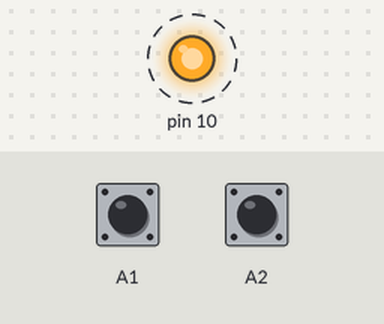
A sketch run on a simulated Arduino Uno, built with avr-gcc and run on an emulated ATmega328P. Parts: output pins drawn as LEDs (lit = HIGH). Dashed ring = blinking. The inputs (shaded band) are chosen by the test bench; at power-on: A1 HIGH, A2 HIGH.

Above: at 0.9 s.
1.3 s: A1 pulled LOW for 0.15 s
At 1.55 s:
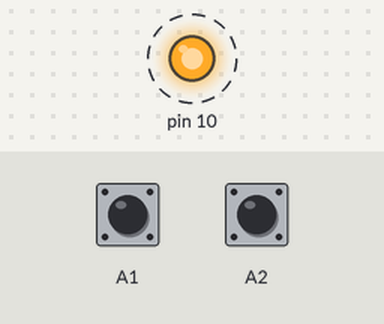
4.3 s: A2 pulled LOW for 0.15 s
At 4.5 s:
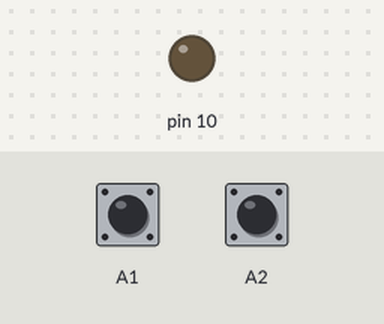
Timing chart, 0 to 13.3 s (numbered marks = the images above; inputs shaded):
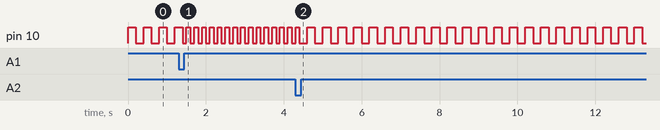

Measured:
- after the input at 1.3 s, pin 10: alternates HIGH for 0.10 s and LOW for 0.10 s, starting after 0.20 s
- by itself, pin 10: alternates HIGH for 0.20 s and LOW for 0.20 s

The sketch:

app2.ino
```cpp
#include "eventdriven.h"
#include "app.h"
#include "pindefs.h"

const int BLINK_TIMER = 0;
const int KEY1_TIMER = 1;
const int KEY2_TIMER = 2;

const int MIN_PERIOD = 25;
const int MAX_PERIOD = 10000;
const int COMBINATION_INTERVAL = 500;

int ledState = 0;
int blinkEnabled = 1;
int blinkPeriod = 200;
int key1RecentlyPressed = 0;
int key2RecentlyPressed = 0;

void toggleBlink() {
  blinkEnabled = !blinkEnabled;

  if (blinkEnabled) {
    timer_set(BLINK_TIMER, blinkPeriod);
  }
}

void appinit() {
  button_listen(KEY1);
  button_listen(KEY2);
  led_set(LED1, ledState);
  timer_set(BLINK_TIMER, blinkPeriod);
}

void button_changed(int pin, int v) {
  if (!v) {
    return;
  }

  if (pin == KEY1) {
    if (blinkPeriod >= 2 * MIN_PERIOD) {
      blinkPeriod /= 2;
    } else {
      blinkPeriod = MIN_PERIOD;
    }

    if (key2RecentlyPressed) {
      key1RecentlyPressed = 0;
      key2RecentlyPressed = 0;
      toggleBlink();
    } else {
      key1RecentlyPressed = 1;
      timer_set(KEY1_TIMER, COMBINATION_INTERVAL);
    }
  } else if (pin == KEY2) {
    if (blinkPeriod <= MAX_PERIOD / 2) {
      blinkPeriod *= 2;
    } else {
      blinkPeriod = MAX_PERIOD;
    }

    if (key1RecentlyPressed) {
      key1RecentlyPressed = 0;
      key2RecentlyPressed = 0;
      toggleBlink();
    } else {
      key2RecentlyPressed = 1;
      timer_set(KEY2_TIMER, COMBINATION_INTERVAL);
    }
  }
}

void timer_expired(int t) {
  if (t == BLINK_TIMER) {
    if (blinkEnabled) {
      ledState = !ledState;
      led_set(LED1, ledState);
      timer_set(BLINK_TIMER, blinkPeriod);
    }
  } else if (t == KEY1_TIMER) {
    key1RecentlyPressed = 0;
  } else if (t == KEY2_TIMER) {
    key2RecentlyPressed = 0;
  }
}
```

app.h
```cpp
/* chama aplicação para iniciar configuração */
void appinit(void);
/* avisa que 'pin' passou a pressionado (v = 1) ou solto (v = 0) */
void button_changed (int pin, int v);
/* avisa que timer 't' expirou */
void timer_expired(int t);
```

eventdriven.h
```cpp
/* aplicação quer ser notificada de alterações em 'pin' */
void button_listen (int pin);
/* liga timer 't' (0, 1 ou 2) para 'ms' milisegundos. timer só dispara uma vez */
void timer_set (int t, int ms);
/* acende (on = 1) ou apaga (on = 0) o led */
void led_set (int led, int on);
```

eventdriven.ino
```cpp
#include "eventdriven.h"
#include "app.h"

struct Button {
  int pin;
  int stableValue;
  int lastValue;
  unsigned long lastChange;
  int active;
};

struct Timer {
  unsigned long expiresAt;
  int active;
};

static Button buttons[3];
static Timer timers[3];

static int button_level(int level) {
  return level == LOW;
}

static int led_value(int on) {
  return on ? LOW : HIGH;
}

void button_listen(int pin) {
  for (int i = 0; i < 3; i++) {
    if (buttons[i].active && buttons[i].pin == pin) {
      return;
    }
  }

  for (int i = 0; i < 3; i++) {
    if (!buttons[i].active) {
      pinMode(pin, INPUT_PULLUP);

      int value = button_level(digitalRead(pin));
      buttons[i].pin = pin;
      buttons[i].stableValue = value;
      buttons[i].lastValue = value;
      buttons[i].lastChange = millis();
      buttons[i].active = 1;
      return;
    }
  }
}

void timer_set(int t, int ms) {
  if (t < 0 || t >= 3) {
    return;
  }

  timers[t].expiresAt = millis() + (unsigned long)ms;
  timers[t].active = 1;
}

void led_set(int led, int on) {
  pinMode(led, OUTPUT);
  digitalWrite(led, led_value(on));
}

void setup() {
  appinit();
}

void loop() {
  unsigned long currentMillis = millis();

  for (int i = 0; i < 3; i++) {
    if (!buttons[i].active) {
      continue;
    }

    int value = button_level(digitalRead(buttons[i].pin));
    if (value != buttons[i].lastValue) {
      buttons[i].lastValue = value;
      buttons[i].lastChange = currentMillis;
    }

    if (value != buttons[i].stableValue &&
        currentMillis - buttons[i].lastChange >= 30) {
      buttons[i].stableValue = value;
      button_changed(buttons[i].pin, value);
    }
  }

  for (int t = 0; t < 3; t++) {
    if (timers[t].active && (long)(currentMillis - timers[t].expiresAt) >= 0) {
      timers[t].active = 0;
      timer_expired(t);
    }
  }
}
```

pindefs.h
```cpp
#define LED1       10
#define LED2       11
#define LED3       12
#define LED4       13
#define BUZZ        3
#define KEY1       A1
#define KEY2       A2
#define KEY3       A3
#define POT        A0
```
